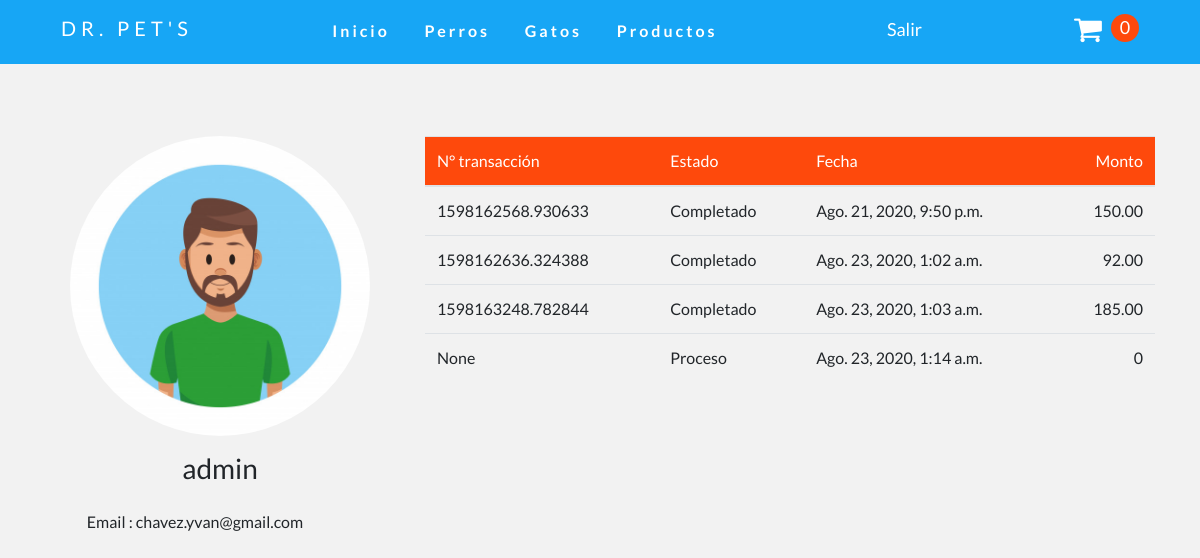
Page /perfil/ (signed in) on the earlier database version.
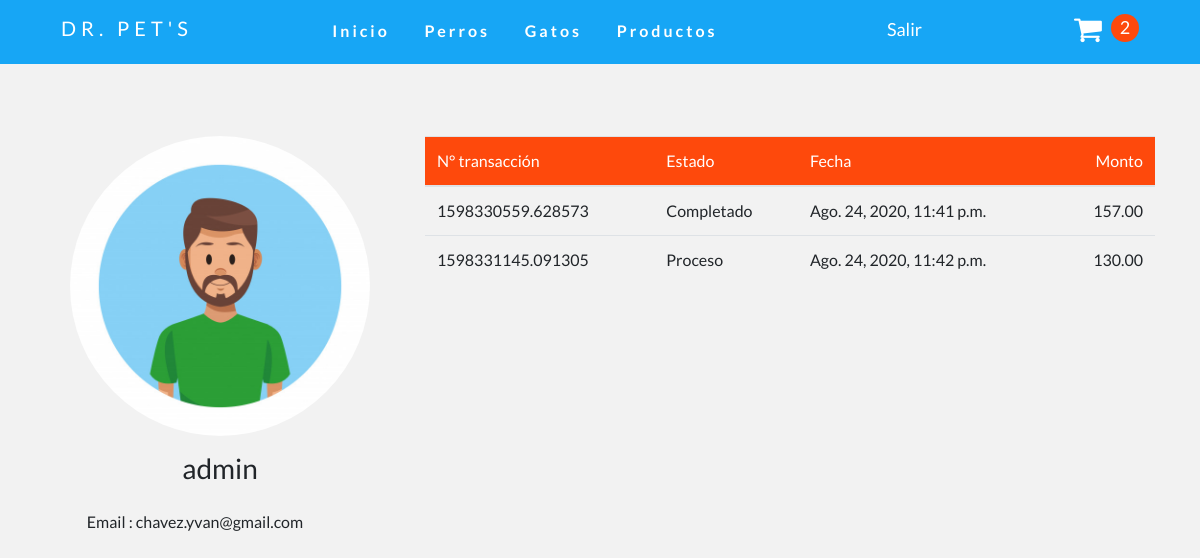
Same page on the later database version.
### store/models.py (models this page shows, shortened)
class Order(models.Model):
    customer = models.ForeignKey(Customer, on_delete=models.SET_NULL, null=True, blank=True,verbose_name="Cliente")
    date_ordered = models.DateTimeField(auto_now_add=True ,verbose_name="Fecha venta")
    complete = models.BooleanField(default=False,verbose_name="Estado")
    transaction_id = models.CharField(max_length=100, null=True,verbose_name="Número de Transacción")
    @property
    def get_cart_total(self):
        orderitems = self.orderitem_set.all()
        total = sum([item.get_total for item in orderitems])
        return total
    @property
    def get_cart_items(self):
        orderitems = self.orderitem_set.all()
        total = sum([item.quantity for item in orderitems])
        return total
    class Meta:
        verbose_name = "Venta"
        verbose_name_plural = "Ventas"

class OrderItem(models.Model):
    product = models.ForeignKey(Product, on_delete=models.CASCADE, null=True)
    order = models.ForeignKey(Order, on_delete=models.SET_NULL, null=True)
    quantity = models.IntegerField(default=0, null=True, blank=True)
    date_added = models.DateTimeField(auto_now_add=True)
    @property
    def get_total(self):
        total = self.product.price * self.quantity
        return total
    class Meta:
        verbose_name = "Detalle venta"
        verbose_name_plural = "Detalles Venta"

class Product(models.Model):
    name = models.CharField("nombre",max_length=200)
    description =models.TextField('Descripción',null=True, blank=False,default="")
    price = models.DecimalField("Precio",max_digits=7, decimal_places=2)
    categories = models.ManyToManyField(Category,verbose_name=('Categorias'))
    digital = models.BooleanField(default=False, null=True, blank=False)
    image1 = models.ImageField("Imagen 1",upload_to="productos", null=True, blank=True)
    image2 = models.ImageField("Imagen 2",upload_to="productos", null=True, blank=True)
    class Meta:
        verbose_name = "Producto"
        verbose_name_plural = "Productos"

### store/views.py (the view)
# urls.py: path('perfil/', perfil, name='perfil'),
def perfil(request):
    template_name = 'store/perfil.html'
    orders = Order.objects.filter(customer=request.user.customer)
    if request.user.is_authenticated:
        customer = request.user.customer
        order, created = Order.objects.get_or_create(customer=customer, complete=False)
        cartItems = order.get_cart_items
    else:
        order = {'get_cart_total': 0, 'get_cart_items': 0, 'shipping': False}
        cartItems = order['get_cart_items']
    context = {"orders": orders, 'cartItems': cartItems}
    return render(request, template_name, context)

### store/models.py (called while the page is built)
    def __str__(self):
        return self.name or self.username

### store/templates/store/perfil.html (shortened to what this page needs)
{% extends 'store/main.html' %}
{% load static %}
{% block content %}
<div class="row mt-5">
    <div class=" col-lg-4 text-center">
       {% if user.foto %}<img  src="{{ user.foto.url }}" class="rounded-circle" alt="" height="300px">{% else %} <i class="fa fa-user fa-5x"></i> {% endif %}
		 <h3 class="text-center m-3">{{ user.customer.name }}</h3>
        <p class="mt-4 text-center">Email : {{ user.customer.email }}</p>
    </div>
    <div class="col-lg-8">
		<table class="table">
		<thead >
			<tr>
				<th>N° transacción</th>
				<th>Estado</th>
				<th>Fecha</th>
				<th>Monto</th>
			</tr>
		</thead>
		{% for order in orders %}
			<tr>
				<td>{{ order.transaction_id }}</td>
				<td>{% if order.complete %}Completado{% else %} Proceso {% endif %}</td>
				<td>{{ order.date_ordered }}</td>
				<td>{{ order.get_cart_total }}</td>
			</tr>
		{% endfor %}
	</table>
    </div>
</div>
{% endblock content %}

Differences in the rows shown:
removed Order: transaction_id "1598162568.930633", complete "Completado", date_ordered "Ago. 21, 2020, 9:50 p.m.", get_cart_total "150.00"
removed Order: transaction_id "1598162636.324388", complete "Completado", date_ordered "Ago. 23, 2020, 1:02 a.m.", get_cart_total "92.00"
removed Order: transaction_id "1598163248.782844", complete "Completado", date_ordered "Ago. 23, 2020, 1:03 a.m.", get_cart_total "185.00"
removed Order: transaction_id "None", complete "Proceso", date_ordered "Ago. 23, 2020, 1:14 a.m.", get_cart_total "0"
added Order: transaction_id "1598330559.628573", complete "Completado", date_ordered "Ago. 24, 2020, 11:41 p.m.", get_cart_total "157.00"
added Order: transaction_id "1598331145.091305", complete "Proceso", date_ordered "Ago. 24, 2020, 11:42 p.m.", get_cart_total "130.00"
Other differences:
{{ cartItems }}: "0" → "2"
